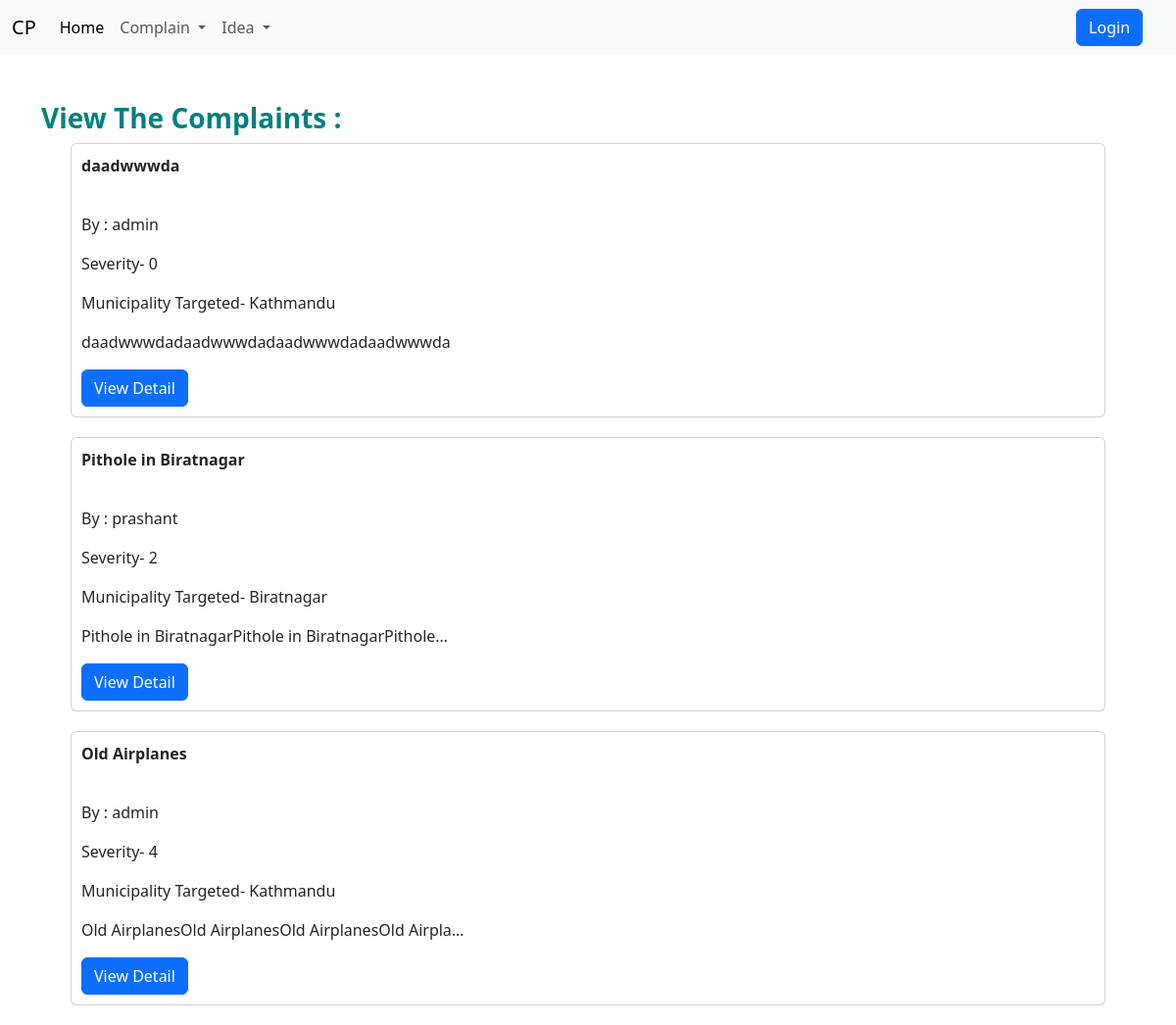
Page /complain_view/ on the committed database.
### home/models.py (models this page shows, shortened)
class complain(models.Model):
    severe = [
        ('0', '0'),
        ('1', '1'),
        ('2','2'),
        ('3', '3'),
        ('4', '4'),
        ('5','5')
    ]
    department = [
        ('road', 'road'),
        ('water', 'water'),
        ('transportation', 'transportation'),
        ('education','education'),
        ('information technology','information technology'),
        ('finance','finance'),
        ('foreign affairs','foreign affairs'),
        ('agriculture','agriculture'),
        ('health','health'),
    ]
    users = models.ForeignKey(User, on_delete=models.CASCADE)
    title = models.CharField(max_length=100)
    description = models.TextField(null=True, blank=True)
    image = models.ImageField(null=True, blank=True)
    municipality = models.CharField(
        choices=municipality, null=False, blank=False, default='Kathmandu', max_length=50)
    severity = models.CharField(
        choices=severe, default=0, null=False, blank=False, max_length=50)
    department = models.CharField(
        choices=department, null=False, blank=False, default='road', max_length=50)
    date = models.DateField(auto_now_add=True)
    upvote = models.ManyToManyField(User,related_name='complain_likes',blank=True)
    downvote = models.ManyToManyField(User,related_name='complain_dislikes',blank=True)

### home/views.py (the view)
# urls.py: path('complain_view/',complain_view,name='complain_view'),
def complain_view(request):
    complains = complain.objects.all().order_by('-date')
    dictionary = {
        'complains': complains
    }
    return render(request, 'complain_view.html', dictionary)

### home/templates/complain_view.html
{% extends 'base.html' %}
{% block content %}
<br>
<br>
<div class="h1">
    <h3 style="color: teal"><b> View
            The Complaints : </b></h3>
</div>
{% for complain in complains %}
<div class="card" style="margin-left:30px; margin-right:30px; margin-bottom:20px ">
    <div class="" style="padding:10px">
        <p class="fw-semibold"><b> {{ complain.title }}</b> </p>
    </div>
    <div class="fw-light" style="padding:10px">
        <p class="fw-normal">By : {{ complain.users }}</p>
        <p class="fw-normal"> Severity- {{ complain.severity}} </p>
        <p class="fw-normal"> Municipality Targeted- {{ complain.municipality}} </p>
        <p class="fw-normal"> {{ complain.description|truncatechars:50|safe }} </p>
        <button onclick="location.href='{% url 'complain_view_each' complain.id %}'" type="button"
            class="btn btn-primary">View Detail</button>
    </div>
</div>
{% endfor %}
{% endblock content %}

### rows in the picture
complain: title "daadwwwda", users "admin", severity "0", municipality "Kathmandu", description "daadwwwdadaadwwwdadaadwwwdadaadwwwda"
complain: title "Pithole in Biratnagar", users "prashant", severity "2", municipality "Biratnagar", description "Pithole in BiratnagarPithole in BiratnagarPithole…"
complain: title "Old Airplanes", users "admin", severity "4", municipality "Kathmandu", description "Old AirplanesOld AirplanesOld AirplanesOld Airpla…"
